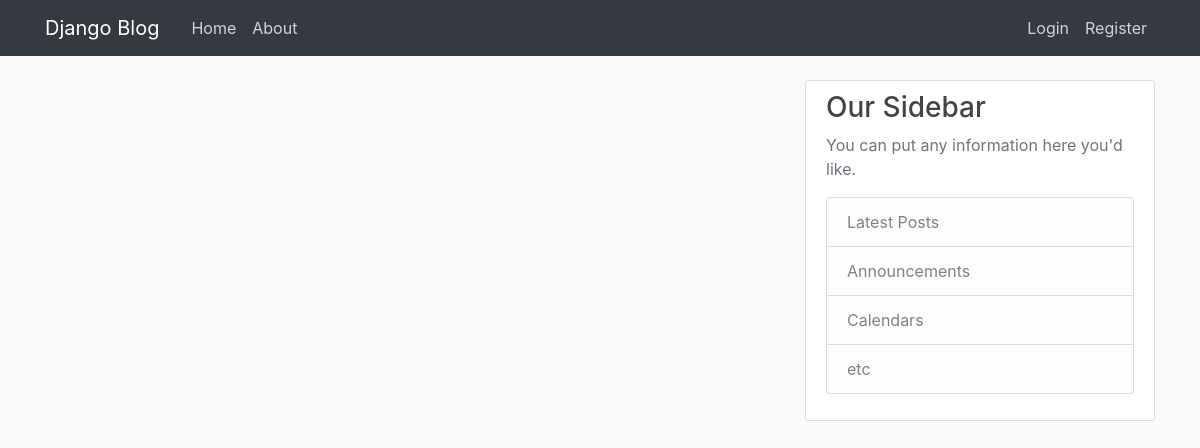
The app's page /, older data.
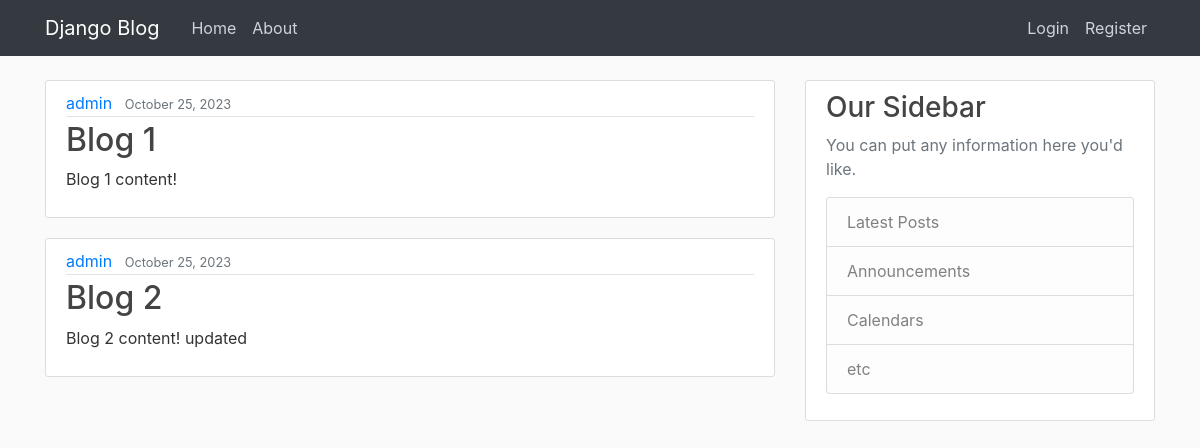
The same page, newer data.
### blog_app/models.py (models this page shows, shortened)
class Post(models.Model):
    title=models.CharField(max_length=100)
    content=models.TextField()
    date_posted=models.DateTimeField(default=timezone.now)
    author=models.ForeignKey(User, on_delete=models.CASCADE)

### blog_app/views.py (the view)
# urls.py: 2. Add a URL to urlpatterns:  path('', views.home, name='home')
def home(request):
    posts=Post.objects.all()
    context={
        'posts': posts
    }
    return render(request, 'blog_app/home.html',context)

### blog_app/templates/blog_app/home.html
{% extends "base.html" %}
{% block content %}
    {% for post in posts %}
        <article class="media content-section">
            <div class="media-body">
            <div class="article-metadata">
                <a class="mr-2" href="#">{{ post.author }}</a>
                <small class="text-muted">{{ post.date_posted | date:"F d, Y" }}</small>
            </div>
            <h2><a class="article-title" href="#">{{ post.title }}</a></h2>
            <p class="article-content">{{ post.content }}</p>
            </div>
        </article>
    {% endfor %}
{% endblock content %}

### templates/base.html (shortened to what this page needs)
{% load static %}
<html lang="en">
<head>
    <link rel="stylesheet" href="https://cdn.jsdelivr.net/npm/bootstrap@4.4.1/dist/css/bootstrap.min.css">
    <link rel="stylesheet" type='text/css' href="{% static 'blog/main.css' %}">
</head>
<body>
    {% include 'navbar.html' %}
    <main role="main" class="container">
        <div class="row">
            <div class="col-md-8">
                {% block content %}{% endblock %}
            </div>
            <div class="col-md-4">
            <div class="content-section">
                <h3>Our Sidebar</h3>
                <p class='text-muted'>You can put any information here you'd like.
                <ul class="list-group">
                    <li class="list-group-item list-group-item-light">Latest Posts</li>
                    <li class="list-group-item list-group-item-light">Announcements</li>
                    <li class="list-group-item list-group-item-light">Calendars</li>
                    <li class="list-group-item list-group-item-light">etc</li>
                </ul>
                </p>
            </div>
            </div>
        </div>
    </main>
</body>
</html>

### templates/navbar.html (shortened to what this page needs)
{% load static %}
<header class="site-header">
<nav class="navbar navbar-expand-md navbar-dark bg-dark fixed-top">
    <div class="container">
        <a class="navbar-brand mr-4" href="/">Django Blog</a>
        <div class="collapse navbar-collapse" id="navbarToggle">
            <div class="navbar-nav mr-auto">
            <a class="nav-item nav-link" href="{% url 'blog-home' %}">Home</a>
            <a class="nav-item nav-link" href="{% url 'blog-about' %}">About</a>
            </div>
            <div class="navbar-nav">
                {% if user.is_authenticated %}
                <a class="nav-item nav-link" href="{% url 'profile' %}">Profile</a>
                    <a class="nav-item nav-link" href="{% url 'logout' %}">Logout</a>
                {% else %}
                    <a class="nav-item nav-link" href="{% url 'login' %}">Login</a>
                    <a class="nav-item nav-link" href="{% url 'user-register' %}">Register</a>
                {% endif %}
            </div>
        </div>
    </div>
</nav>
</header>

### static/blog/main.css (style rules this page uses)
body { background: #fafafa; color: #333333; margin-top: 5rem; }
h1, h2, h3, h4, h5, h6 { color: #444444; }
ul { margin: 0; }
.site-header .navbar-nav .nav-link { color: #cbd5db; }
.content-section { background: #ffffff; padding: 10px 20px; border: 1px solid #dddddd; border-radius: 3px; margin-bottom: 20px; }
.article-title { color: #444444; }
.article-content { white-space: pre-line; }
.article-metadata { padding-bottom: 1px; margin-bottom: 4px; border-bottom: 1px solid #e3e3e3 }

Row changes from the older to the newer data that the page shows:
added Post: author "admin", date_posted "October 25, 2023", title "Blog 1", content "Blog 1 content!"
added Post: author "admin", date_posted "October 25, 2023", title "Blog 2", content "Blog 2 content! updated"
